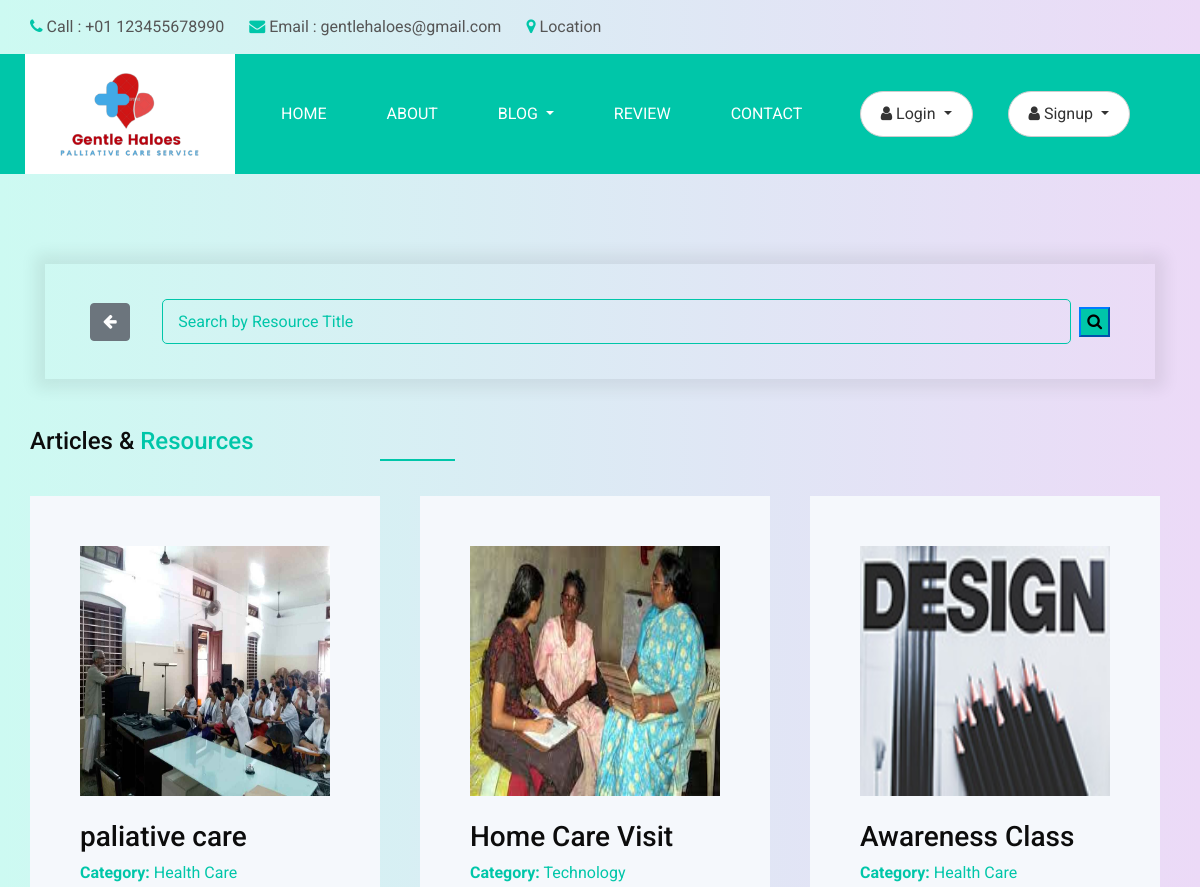
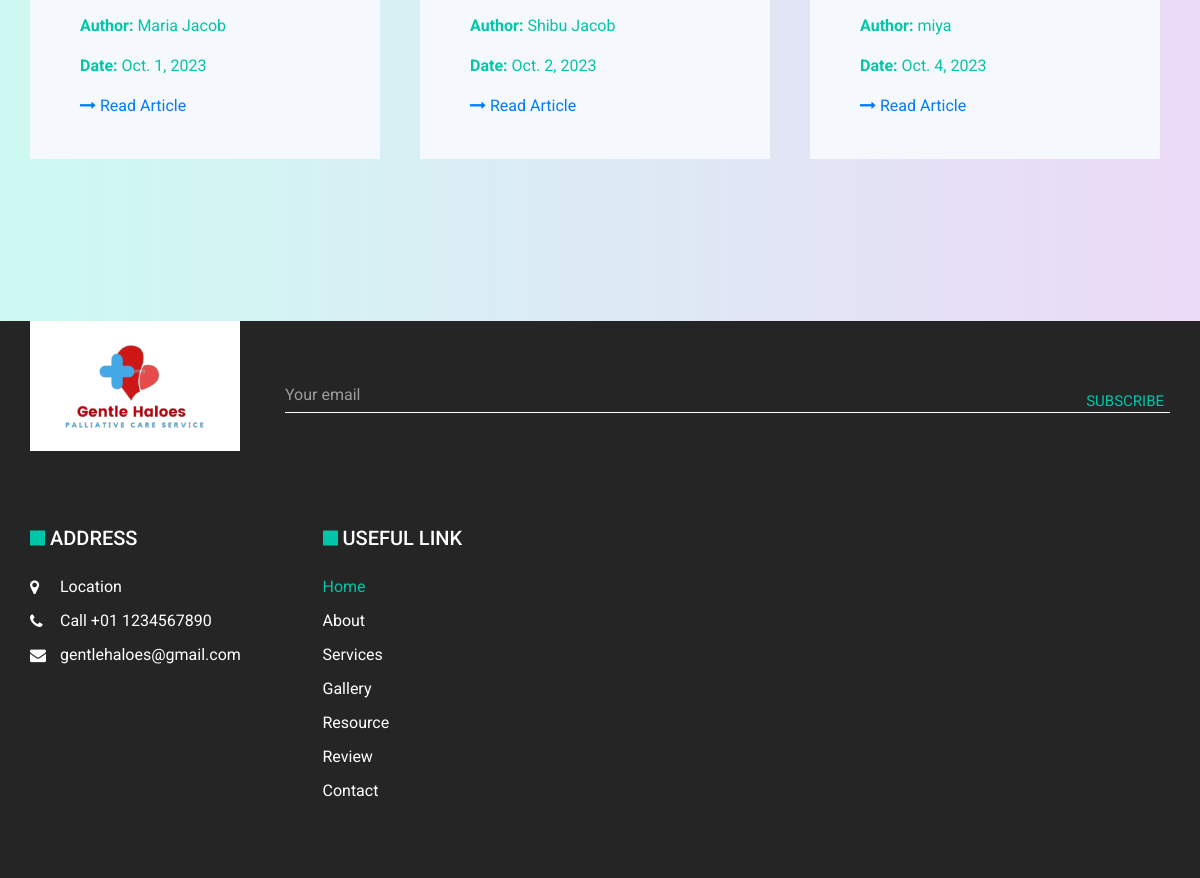
Page /resources on the committed database (2 pictures, top to bottom).
### GHapp/models.py (models this page shows, shortened)
class Blog(models.Model):
    author=models.CharField(max_length=200, null=True,blank=True)
    title = models.CharField(max_length=200, verbose_name='Blog Name')
    images = models.ImageField(upload_to='blog_images/', verbose_name='Blog Images', null=True, blank=True)
    category = models.CharField(max_length=100,choices = [('Health Care','Health Care'), ('Child', 'Child'),('Technology', 'Technology')])
    blog_date = models.DateField(null=True,blank=True)
    description = models.TextField(verbose_name='Blog Description')

### GHapp/views.py (the view)
# urls.py: path('resources', views.resources, name="resources"),
def resources(request):
    blogs = Blog.objects.all()
    return render(request, 'resources.html', {'blogs': blogs})

### templates/resources.html (shortened to what this page needs)
{% load static %}
<!DOCTYPE html>
<html>
<head>
  <link rel="stylesheet" type="text/css" href="{% static 'css/bootstrap.css' %}" />
  <link rel="stylesheet" type="text/css" href="https://cdnjs.cloudflare.com/ajax/libs/OwlCarousel2/2.3.4/assets/owl.carousel.min.css" />
  <link href="{% static 'css/font-awesome.min.css' %}" rel="stylesheet" />
  <link rel="stylesheet" href="https://cdnjs.cloudflare.com/ajax/libs/jquery-nice-select/1.1.0/css/nice-select.min.css" />
  <link rel="stylesheet" href="https://cdnjs.cloudflare.com/ajax/libs/bootstrap-datepicker/1.3.0/css/datepicker.css">
  <link href="{% static 'css/style.css' %}" rel="stylesheet" />
  <link href="{% static 'css/responsive.css' %}" rel="stylesheet" />
</head>
<body>
  <div class="hero_area">
  <header class="header_section">
    <div class="header_top">
      <div class="container">
        <div class="contact_nav">
          <a href="">
            <i class="fa fa-phone" aria-hidden="true"></i>
            <span>
              Call : +01 123455678990
            </span>
          </a>
          <a href="">
            <i class="fa fa-envelope" aria-hidden="true"></i>
            <span>
              Email : gentlehaloes@gmail.com
            </span>
          </a>
          <a href="">
            <i class="fa fa-map-marker" aria-hidden="true"></i>
            <span>
              Location
            </span>
          </a>
        </div>
      </div>
    </div>
    <div class="header_bottom">
      <div class="container-fluid">
        <nav class="navbar navbar-expand-lg custom_nav-container ">
          <a class="navbar-brand" href="{% url 'index' %}">
            <img src="{% static 'images/ghbc1.png' %}" alt="" style="width:140px; height:90px;">
          </a>
          <div class="collapse navbar-collapse" id="navbarSupportedContent">
            <div class="d-flex mr-auto flex-column flex-lg-row align-items-center">
              <ul class="navbar-nav">
                <li class="nav-item active">
                    <a class="nav-link" href="{% url 'index' %}">Home <span class="sr-only">(current)</span></a>
                </li>
                <li class="nav-item">
                    <a class="nav-link" href="{% url 'about' %}"> About</a>
                </li>
                <li class="nav-item dropdown">
                    <a class="nav-link dropdown-toggle" href="#" id="galleryDropdown" role="button" data-toggle="dropdown" aria-haspopup="true" aria-expanded="false">
                        Blog
                    </a>
                </li>
                <li class="nav-item">
                    <a class="nav-link" href="{% url 'testimonial' %}">Review</a>
                </li>
                <li class="nav-item">
                    <a class="nav-link" href="{% url 'contact' %}">Contact</a>
                </li>
            </ul>
            </div>
            <div class="quote_btn-container">
              <div class="quote_btn-container">
                {% if user.is_authenticated %}
                <div class="dropdown">
                    <button class="dropdown-toggle" type="button" id="loggedInDropdown" data-toggle="dropdown" aria-haspopup="true" aria-expanded="false">
                        <i class="fa fa-user" aria-hidden="true"></i>
                        <span>{{ user.email }}</span>
                    </button>
                    <div class="dropdown-menu" aria-labelledby="loggedInDropdown">
                      <a class="dropdown-item" href="{% url 'print_patient_profile' %}">
                        <i class="fa fa-sign-out" aria-hidden="true"></i>
                        <span>Profile</span>
                       </a>
                        <a class="dropdown-item" id="logout-button-id" href="{% url 'loggout' %}">
                            <i class="fa fa-sign-out" id="logout-button-id" aria-hidden="true"></i>
                            <span id="logout-button-id">Logout</span>
                        </a>
                    </div>
                </div>
                {% else %}
                <div class="dropdown">
                    <button class="dropdown-toggle" type="button" id="loginDropdown" data-toggle="dropdown" aria-haspopup="true" aria-expanded="false">
                        <i class="fa fa-user" aria-hidden="true"></i>
                        <span>Login</span>
                    </button>
                </div>
                {% endif %}
            </div>
            <div class="quote_btn-container">
              <div class="quote_btn-container">
                {% if user.is_authenticated %}
                {% comment %} <div class="dropdown">
                    <button class="dropdown-toggle" type="button" id="loggedInDropdown" data-toggle="dropdown" aria-haspopup="true" aria-expanded="false">
                        <i class="fa fa-user" aria-hidden="true"></i>
                        <span>Logged in as {{ user.username }}</span>
                    </button> {% endcomment %}
                    <div class="dropdown-menu" aria-labelledby="loggedInDropdown">
                        <a class="dropdown-item" href="{% url 'loggout' %}">
                            <i class="fa fa-sign-out" aria-hidden="true"></i>
                            <span>Logout</span>
                        </a>
                    </div>
                </div>
                {% else %}
                <div class="dropdown">
                    <button class="dropdown-toggle" type="button" id="loginDropdown" data-toggle="dropdown" aria-haspopup="true" aria-expanded="false">
                        <i class="fa fa-user" aria-hidden="true"></i>
                        <span>Signup</span>
                    </button>
                </div>
                {% endif %}
            </div>
            </div>
          </div>
        </nav>
      </div>
    </div>
  </header>
  </div>
<section class="book_section layout_padding">
    <div class="container">
   <div class="container">
    <form id="search-form" method="GET" action="{% url 'search_resources' %}" class="d-flex align-items-center">
      <a href="{% url 'resources' %}" class="btn btn-secondary"><i class="fa fa-arrow-left"></i></a>&ensp;&ensp;&ensp;&ensp;
      <input type="text" class="form-control" name="resourcesname" placeholder="Search by Resource Title">&ensp;
      <button class="btn-primary" type="submit" style="color: black; background-color: #00c6a9;"><i class="fa fa-search"></i></button>
      </form>
  </div>
    <br> <br>
            <h4>
              Articles & <span>Resources</span>
            </h4>
            <div class="row">
                {% for blog in blogs %}
                    <div class="col-sm-6 col-md-6 col-lg-4">
                        <div class="blog grid-blog">
                            <div class="blog-image">
                                <a href="{% url 'resources_details' blog.id  %}">
                                    <img class="img-fluid" src="{{ blog.images.url }}" alt="{{ blog.title }} Image" style="width: 450px; height: 250px;">
                                </a>
                            </div><br>
                            <div class="blog-content">
                                <h3 class="blog-title">{{ blog.title }}</h3>
                                <p style="color: #00c6a9;"><strong>Category:</strong> {{ blog.category }}</p>
                                <p style="color: #00c6a9;"><strong>Author:</strong> {{ blog.author }}</p>
                                <p style="color: #00c6a9;"><strong>Date:</strong> {{ blog.blog_date }}</p>
                                <a href="{% url 'resources_details' blog.id %}" class="read-more"><i class="fa fa-long-arrow-right"></i> Read Article</a>
                                <br><br>
                            </div>
                        </div>
                    </div>
                {% endfor %}
            </div>
        </div>
  </section>
  <br> <br> <br>
  <section class="info_section ">
    <div class="container">
      <div class="info_top">
        <div class="info_logo">
          <a href="">
            <img src="{% static 'images/ghbc1.png' %}" alt="" style="width:140px; height:90px;">
          </a>
        </div>
        <div class="info_form">
          <form action="">
            <input type="email" placeholder="Your email">
            <button>
              Subscribe
            </button>
          </form>
        </div>
      </div>
      <div class="info_bottom layout_padding2">
        <div class="row info_main_row">
          <div class="col-md-6 col-lg-3">
            <h5>
              Address
            </h5>
            <div class="info_contact">
              <a href="">
                <i class="fa fa-map-marker" aria-hidden="true"></i>
                <span>
                  Location
                </span>
              </a>
              <a href="">
                <i class="fa fa-phone" aria-hidden="true"></i>
                <span>
                  Call +01 1234567890
                </span>
              </a>
              <a href="">
                <i class="fa fa-envelope"></i>
                <span>
                  gentlehaloes@gmail.com
                </span>
              </a>
            </div>
          </div>
          <div class="col-md-6 col-lg-3">
            <div class="info_links">
              <h5>
                Useful link
              </h5>
              <div class="info_links_menu">
                <a class="active" href="{% url 'index' %}">
                  Home
                </a>
                <a href="{% url 'about' %}">
                  About
                </a>
                <a href="{% url 'treatment' %}">
                  Services
                </a>
                <a href="{% url 'gallery' %}">
                  Gallery
                </a>
                <a href="{% url 'resources' %}">
                    Resource
                  </a>
                <a href="{% url 'testimonial' %}">
                  Review
                </a>
                <a href="{% url 'contact' %}">
                  Contact
                </a>
              </div>
            </div>
          </div>
          </div>
        </div>
      </div>
  </section>
</body>
</html>

### static/css/style.css (style rules this page uses)
body { font-family: 'Roboto', sans-serif; color: #0c0c0c; background-color: #ffffff; overflow-x: hidden; }
.layout_padding { padding: 90px 0; }
.layout_padding2 { padding: 75px 0; }
a, a:hover, a:focus { text-decoration: none; }
.btn, .btn:focus { outline: none !important; -webkit-box-shadow: none; box-shadow: none; }
.hero_area { position: relative; }
.header_section .header_top { padding: 15px 0; }
.header_section .header_top .contact_nav { display: -webkit-box; display: -ms-flexbox; display: flex; }
.header_section .header_top .contact_nav a { margin-right: 25px; color: #555555; }
.header_section .header_top .contact_nav a i { color: #00c6a9; }
.header_section .header_bottom { background-color: #00c6a9; }
.header_section .header_bottom .container-fluid { padding-right: 25px; padding-left: 25px; }
.navbar-brand { background-color: #ffffff; padding: 15px 35px; }
.navbar-brand img { width: 55px; }
.custom_nav-container { padding: 0; }
.custom_nav-container .navbar-nav .nav-item .nav-link { padding: 3px 15px; margin: 10px 15px; color: #ffffff; text-align: center; text-transform: uppercase; }
.quote_btn-container { display: -webkit-box; display: -ms-flexbox; display: flex; -webkit-box-align: center; -ms-flex-align: center; align-items: center; }
.book_section h4 { position: relative; padding-bottom: 5px; margin-bottom: 35px; }
.book_section h4 span { color: #00c6a9; }
.book_section h4::before { content: ""; position: absolute; left: 350px; bottom: 0; width: 75px; height: 2px; background-color: #00c6a9; }
.book_section form { padding: 35px 45px; -webkit-box-shadow: 0 0 15px 10px rgba(0, 0, 0, 0.07); box-shadow: 0 0 15px 10px rgba(0, 0, 0, 0.07); }
.book_section form .form-control { width: 100%; background-color: transparent; border: 1px solid #00c6a9; height: 45px; outline: none; -webkit-box-shadow: none; box-shadow: none; border-radius: 5px; padding: 0 15px; }
.book_section form .form-control::placeholder { color: #00c6a9; }
.info_section { background-color: #252525; color: #ffffff; }
.info_section .info_top { display: -webkit-box; display: -ms-flexbox; display: flex; -webkit-box-align: center; -ms-flex-align: center; align-items: center; }
.info_section .info_top .info_logo { margin-right: 45px; }
.info_section .info_top .info_logo a { display: block; background-color: #ffffff; padding: 20px 35px; }
.info_section .info_top .info_logo a img { width: 55px; }
.info_section .info_form { -webkit-box-flex: 1; -ms-flex: 1; flex: 1; margin-top: 15px; }
.info_section .info_form form { display: -webkit-box; display: -ms-flexbox; display: flex; -webkit-box-align: end; -ms-flex-align: end; align-items: flex-end; }
.info_section .info_form form input { background-color: transparent; padding: 5px 0; outline: none; width: 100%; min-width: 100%; color: #ffffff; border: none; border-bottom: 1px solid #ffffff; }
.info_section .info_form form input::placeholder { color: #9c9c9c; }
.info_section .info_form form button { background-color: transparent; color: #00c6a9; margin-top: 15px; text-transform: uppercase; font-size: 15px; outline: none; border: none; -webkit-transform: translateX(-100%); transform: translateX(-100%); }
.info_section h5 { text-transform: uppercase; position: relative; padding-left: 20px; margin-bottom: 25px; }
.info_section h5:before { content: ""; position: absolute; top: 50%; left: 0; width: 15px; height: 15px; background-color: #00c6a9; -webkit-transform: translateY(-50%); transform: translateY(-50%); }
.info_section .info_links .info_links_menu { display: -webkit-box; display: -ms-flexbox; display: flex; -webkit-box-orient: vertical; -webkit-box-direction: normal; -ms-flex-direction: column; flex-direction: column; }
.info_section .info_links .info_links_menu a { color: #ffffff; }
.info_section .info_links .info_links_menu a:not(:nth-last-child(1)) { margin-bottom: 10px; }
.info_section .info_links .info_links_menu a:hover, .info_section .info_links .info_links_menu a.active { color: #00c6a9; }
.info_section .info_contact a { display: -webkit-box; display: -ms-flexbox; display: flex; -webkit-box-align: center; -ms-flex-align: center; align-items: center; color: #ffffff; margin-bottom: 10px; }
.info_section .info_contact a i { margin-right: 5px; width: 25px; }

### static/css/responsive.css (style rules this page uses)
@media (min-width: 1200px) { .container { max-width: 1170px; } }

### rows in the picture
Blog: images (picture), title "paliative care", category "Health Care", author "Maria Jacob", blog_date "Oct. 1, 2023"
Blog: images (picture), title "Home Care Visit", category "Technology", author "Shibu Jacob", blog_date "Oct. 2, 2023"
Blog: images (picture), title "Awareness Class", category "Health Care", author "miya", blog_date "Oct. 4, 2023"
